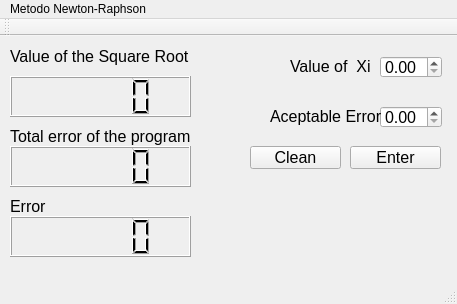
<?xml version="1.0" encoding="UTF-8"?>
<ui version="4.0">
 <class>NWRSN</class>
 <widget class="QMainWindow" name="NWRSN">
  <property name="geometry">
   <rect>
    <x>0</x>
    <y>0</y>
    <width>457</width>
    <height>304</height>
   </rect>
  </property>
  <property name="windowTitle">
   <string>NWRSN</string>
  </property>
  <widget class="QWidget" name="centralWidget">
   <widget class="QLCDNumber" name="lcdNumber">
    <property name="geometry">
     <rect>
      <x>10</x>
      <y>40</y>
      <width>181</width>
      <height>41</height>
     </rect>
    </property>
   </widget>
   <widget class="QDoubleSpinBox" name="doubleSpinBox_ea">
    <property name="geometry">
     <rect>
      <x>380</x>
      <y>70</y>
      <width>62</width>
      <height>22</height>
     </rect>
    </property>
    <property name="font">
     <font>
      <pointsize>12</pointsize>
     </font>
    </property>
   </widget>
   <widget class="QDoubleSpinBox" name="doubleSpinBox_xi">
    <property name="geometry">
     <rect>
      <x>380</x>
      <y>20</y>
      <width>62</width>
      <height>22</height>
     </rect>
    </property>
    <property name="font">
     <font>
      <pointsize>12</pointsize>
     </font>
    </property>
   </widget>
   <widget class="QLabel" name="label">
    <property name="geometry">
     <rect>
      <x>290</x>
      <y>20</y>
      <width>81</width>
      <height>20</height>
     </rect>
    </property>
    <property name="font">
     <font>
      <pointsize>12</pointsize>
     </font>
    </property>
    <property name="text">
     <string>Value of  Xi</string>
    </property>
   </widget>
   <widget class="QLabel" name="label_2">
    <property name="geometry">
     <rect>
      <x>270</x>
      <y>70</y>
      <width>111</width>
      <height>21</height>
     </rect>
    </property>
    <property name="font">
     <font>
      <pointsize>12</pointsize>
     </font>
    </property>
    <property name="text">
     <string>Aceptable Error</string>
    </property>
   </widget>
   <widget class="QLabel" name="label_3">
    <property name="geometry">
     <rect>
      <x>10</x>
      <y>10</y>
      <width>191</width>
      <height>20</height>
     </rect>
    </property>
    <property name="font">
     <font>
      <pointsize>12</pointsize>
     </font>
    </property>
    <property name="text">
     <string>Value of the Square Root</string>
    </property>
   </widget>
   <widget class="QPushButton" name="pushButton_entrar">
    <property name="geometry">
     <rect>
      <x>350</x>
      <y>110</y>
      <width>91</width>
      <height>23</height>
     </rect>
    </property>
    <property name="font">
     <font>
      <pointsize>12</pointsize>
     </font>
    </property>
    <property name="text">
     <string>Enter</string>
    </property>
   </widget>
   <widget class="QPushButton" name="pushButton_limpiar">
    <property name="geometry">
     <rect>
      <x>250</x>
      <y>110</y>
      <width>91</width>
      <height>23</height>
     </rect>
    </property>
    <property name="font">
     <font>
      <pointsize>12</pointsize>
     </font>
    </property>
    <property name="styleSheet">
     <string notr="true"/>
    </property>
    <property name="text">
     <string>Clean</string>
    </property>
   </widget>
   <widget class="QLCDNumber" name="lcdNumber_2">
    <property name="geometry">
     <rect>
      <x>10</x>
      <y>110</y>
      <width>181</width>
      <height>41</height>
     </rect>
    </property>
   </widget>
   <widget class="QLabel" name="label_4">
    <property name="geometry">
     <rect>
      <x>10</x>
      <y>90</y>
      <width>191</width>
      <height>20</height>
     </rect>
    </property>
    <property name="font">
     <font>
      <pointsize>12</pointsize>
     </font>
    </property>
    <property name="text">
     <string>Total error of the program</string>
    </property>
   </widget>
   <widget class="QLabel" name="label_5">
    <property name="geometry">
     <rect>
      <x>10</x>
      <y>160</y>
      <width>191</width>
      <height>20</height>
     </rect>
    </property>
    <property name="font">
     <font>
      <pointsize>12</pointsize>
     </font>
    </property>
    <property name="text">
     <string>Error</string>
    </property>
   </widget>
   <widget class="QLCDNumber" name="lcdNumber_error">
    <property name="geometry">
     <rect>
      <x>10</x>
      <y>180</y>
      <width>181</width>
      <height>41</height>
     </rect>
    </property>
   </widget>
  </widget>
  <widget class="QMenuBar" name="menuBar">
   <property name="geometry">
    <rect>
     <x>0</x>
     <y>0</y>
     <width>457</width>
     <height>21</height>
    </rect>
   </property>
   <widget class="QMenu" name="menuMetodo_Newton_Raphson">
    <property name="title">
     <string>Metodo Newton-Raphson</string>
    </property>
   </widget>
   <addaction name="menuMetodo_Newton_Raphson"/>
  </widget>
  <widget class="QToolBar" name="mainToolBar">
   <attribute name="toolBarArea">
    <enum>TopToolBarArea</enum>
   </attribute>
   <attribute name="toolBarBreak">
    <bool>false</bool>
   </attribute>
  </widget>
  <widget class="QStatusBar" name="statusBar"/>
 </widget>
 <layoutdefault spacing="6" margin="11"/>
 <resources/>
 <connections>
  <connection>
   <sender>pushButton_limpiar</sender>
   <signal>clicked()</signal>
   <receiver>doubleSpinBox_ea</receiver>
   <slot>clear()</slot>
   <hints>
    <hint type="sourcelabel">
     <x>317</x>
     <y>157</y>
    </hint>
    <hint type="destinationlabel">
     <x>413</x>
     <y>114</y>
    </hint>
   </hints>
  </connection>
  <connection>
   <sender>pushButton_limpiar</sender>
   <signal>clicked()</signal>
   <receiver>doubleSpinBox_xi</receiver>
   <slot>clear()</slot>
   <hints>
    <hint type="sourcelabel">
     <x>289</x>
     <y>153</y>
    </hint>
    <hint type="destinationlabel">
     <x>399</x>
     <y>65</y>
    </hint>
   </hints>
  </connection>
 </connections>
</ui>
